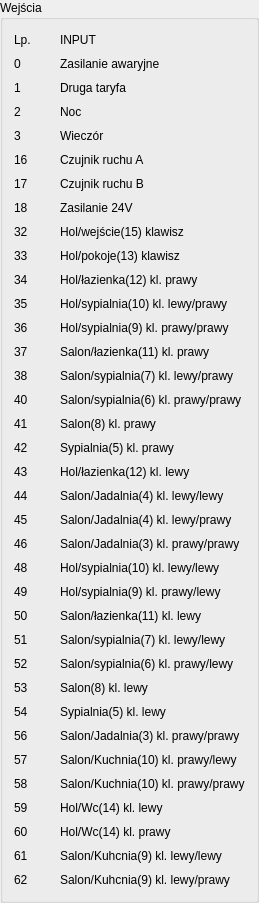
   <widget class="QGroupBox" name="groupBox_2">
    <property name="geometry">
     <rect>
      <x>175</x>
      <y>0</y>
      <width>259</width>
      <height>903</height>
     </rect>
    </property>
    <property name="maximumSize">
     <size>
      <width>260</width>
      <height>1020</height>
     </size>
    </property>
    <property name="title">
     <string>Wejścia</string>
    </property>
    <layout class="QGridLayout" name="gridLayout_2">
     <item row="28" column="0">
      <widget class="QLabel" name="label_65">
       <property name="text">
        <string>52</string>
       </property>
      </widget>
     </item>
     <item row="10" column="0">
      <widget class="QLabel" name="label_97">
       <property name="text">
        <string>34</string>
       </property>
      </widget>
     </item>
     <item row="26" column="0">
      <widget class="QLabel" name="label_106">
       <property name="text">
        <string>50</string>
       </property>
      </widget>
     </item>
     <item row="4" column="1">
      <widget class="QLabel" name="label_8">
       <property name="text">
        <string>Wieczór</string>
       </property>
      </widget>
     </item>
     <item row="17" column="0">
      <widget class="QLabel" name="label_69">
       <property name="text">
        <string>41</string>
       </property>
      </widget>
     </item>
     <item row="18" column="0">
      <widget class="QLabel" name="label_95">
       <property name="text">
        <string>42</string>
       </property>
      </widget>
     </item>
     <item row="20" column="0">
      <widget class="QLabel" name="label_66">
       <property name="text">
        <string>44</string>
       </property>
      </widget>
     </item>
     <item row="20" column="1">
      <widget class="QLabel" name="label_73">
       <property name="text">
        <string>Salon/Jadalnia(4) kl. lewy/lewy</string>
       </property>
      </widget>
     </item>
     <item row="25" column="0">
      <widget class="QLabel" name="label_83">
       <property name="text">
        <string>49</string>
       </property>
      </widget>
     </item>
     <item row="8" column="0">
      <widget class="QLabel" name="label_74">
       <property name="text">
        <string>32</string>
       </property>
      </widget>
     </item>
     <item row="12" column="1">
      <widget class="QLabel" name="label_121">
       <property name="text">
        <string>Hol/sypialnia(9) kl. prawy/prawy</string>
       </property>
      </widget>
     </item>
     <item row="22" column="0">
      <widget class="QLabel" name="label_87">
       <property name="text">
        <string>46</string>
       </property>
      </widget>
     </item>
     <item row="30" column="1">
      <widget class="QLabel" name="label_124">
       <property name="text">
        <string>Sypialnia(5) kl. lewy</string>
       </property>
      </widget>
     </item>
     <item row="21" column="0">
      <widget class="QLabel" name="label_93">
       <property name="text">
        <string>45</string>
       </property>
      </widget>
     </item>
     <item row="28" column="1">
      <widget class="QLabel" name="label_77">
       <property name="text">
        <string>Salon/sypialnia(6) kl. prawy/lewy</string>
       </property>
      </widget>
     </item>
     <item row="7" column="1">
      <widget class="QLabel" name="label_38">
       <property name="text">
        <string>Zasilanie 24V</string>
       </property>
      </widget>
     </item>
     <item row="36" column="1">
      <widget class="QLabel" name="label_102">
       <property name="text">
        <string>Salon/Kuhcnia(9) kl. lewy/lewy</string>
       </property>
      </widget>
     </item>
     <item row="34" column="0">
      <widget class="QLabel" name="label_109">
       <property name="text">
        <string>59</string>
       </property>
      </widget>
     </item>
     <item row="3" column="1">
      <widget class="QLabel" name="label_3">
       <property name="text">
        <string>Noc</string>
       </property>
      </widget>
     </item>
     <item row="33" column="0">
      <widget class="QLabel" name="label_86">
       <property name="text">
        <string>58</string>
       </property>
      </widget>
     </item>
     <item row="27" column="0">
      <widget class="QLabel" name="label_127">
       <property name="text">
        <string>51</string>
       </property>
      </widget>
     </item>
     <item row="0" column="1">
      <widget class="QLabel" name="input_2">
       <property name="text">
        <string>INPUT</string>
       </property>
      </widget>
     </item>
     <item row="8" column="1">
      <widget class="QLabel" name="label_79">
       <property name="text">
        <string>Hol/wejście(15) klawisz</string>
       </property>
      </widget>
     </item>
     <item row="34" column="1">
      <widget class="QLabel" name="label_112">
       <property name="text">
        <string>Hol/Wc(14) kl. lewy</string>
       </property>
      </widget>
     </item>
     <item row="16" column="0">
      <widget class="QLabel" name="label_115">
       <property name="text">
        <string>40</string>
       </property>
      </widget>
     </item>
     <item row="27" column="1">
      <widget class="QLabel" name="label_98">
       <property name="text">
        <string>Salon/sypialnia(7) kl. lewy/lewy</string>
       </property>
      </widget>
     </item>
     <item row="33" column="1">
      <widget class="QLabel" name="label_100">
       <property name="text">
        <string>Salon/Kuchnia(10) kl. prawy/prawy</string>
       </property>
      </widget>
     </item>
     <item row="22" column="1">
      <widget class="QLabel" name="label_101">
       <property name="text">
        <string>Salon/Jadalnia(3) kl. prawy/prawy</string>
       </property>
      </widget>
     </item>
     <item row="36" column="0">
      <widget class="QLabel" name="label_113">
       <property name="text">
        <string>61</string>
       </property>
      </widget>
     </item>
     <item row="6" column="0">
      <widget class="QLabel" name="label_35">
       <property name="text">
        <string>17</string>
       </property>
      </widget>
     </item>
     <item row="0" column="0">
      <widget class="QLabel" name="lp_2">
       <property name="text">
        <string>Lp.</string>
       </property>
      </widget>
     </item>
     <item row="16" column="1">
      <widget class="QLabel" name="label_123">
       <property name="text">
        <string>Salon/sypialnia(6) kl. prawy/prawy</string>
       </property>
      </widget>
     </item>
     <item row="5" column="1">
      <widget class="QLabel" name="label_34">
       <property name="text">
        <string>Czujnik ruchu A</string>
       </property>
      </widget>
     </item>
     <item row="11" column="0">
      <widget class="QLabel" name="label_96">
       <property name="text">
        <string>35</string>
       </property>
      </widget>
     </item>
     <item row="1" column="0">
      <widget class="QLabel" name="label">
       <property name="text">
        <string>0</string>
       </property>
      </widget>
     </item>
     <item row="4" column="0">
      <widget class="QLabel" name="label_7">
       <property name="text">
        <string>3</string>
       </property>
      </widget>
     </item>
     <item row="14" column="1">
      <widget class="QLabel" name="label_72">
       <property name="text">
        <string>Salon/sypialnia(7) kl. lewy/prawy</string>
       </property>
      </widget>
     </item>
     <item row="21" column="1">
      <widget class="QLabel" name="label_104">
       <property name="text">
        <string>Salon/Jadalnia(4) kl. lewy/prawy</string>
       </property>
      </widget>
     </item>
     <item row="11" column="1">
      <widget class="QLabel" name="label_81">
       <property name="text">
        <string>Hol/sypialnia(10) kl. lewy/prawy</string>
       </property>
      </widget>
     </item>
     <item row="2" column="0">
      <widget class="QLabel" name="label_5">
       <property name="text">
        <string>1</string>
       </property>
      </widget>
     </item>
     <item row="29" column="1">
      <widget class="QLabel" name="label_75">
       <property name="text">
        <string>Salon(8) kl. lewy</string>
       </property>
      </widget>
     </item>
     <item row="19" column="1">
      <widget class="QLabel" name="label_76">
       <property name="text">
        <string>Hol/łazienka(12) kl. lewy</string>
       </property>
      </widget>
     </item>
     <item row="25" column="1">
      <widget class="QLabel" name="label_71">
       <property name="text">
        <string>Hol/sypialnia(9) kl. prawy/lewy</string>
       </property>
      </widget>
     </item>
     <item row="7" column="0">
      <widget class="QLabel" name="label_37">
       <property name="text">
        <string>18</string>
       </property>
      </widget>
     </item>
     <item row="2" column="1">
      <widget class="QLabel" name="label_4">
       <property name="text">
        <string>Druga taryfa</string>
       </property>
      </widget>
     </item>
     <item row="32" column="0">
      <widget class="QLabel" name="label_88">
       <property name="text">
        <string>57</string>
       </property>
      </widget>
     </item>
     <item row="32" column="1">
      <widget class="QLabel" name="label_114">
       <property name="text">
        <string>Salon/Kuchnia(10) kl. prawy/lewy</string>
       </property>
      </widget>
     </item>
     <item row="37" column="0">
      <widget class="QLabel" name="label_107">
       <property name="text">
        <string>62</string>
       </property>
      </widget>
     </item>
     <item row="24" column="1">
      <widget class="QLabel" name="label_78">
       <property name="text">
        <string>Hol/sypialnia(10) kl. lewy/lewy</string>
       </property>
      </widget>
     </item>
     <item row="12" column="0">
      <widget class="QLabel" name="label_91">
       <property name="text">
        <string>36</string>
       </property>
      </widget>
     </item>
     <item row="14" column="0">
      <widget class="QLabel" name="label_108">
       <property name="text">
        <string>38</string>
       </property>
      </widget>
     </item>
     <item row="9" column="0">
      <widget class="QLabel" name="label_80">
       <property name="text">
        <string>33</string>
       </property>
      </widget>
     </item>
     <item row="5" column="0">
      <widget class="QLabel" name="label_33">
       <property name="text">
        <string>16</string>
       </property>
      </widget>
     </item>
     <item row="6" column="1">
      <widget class="QLabel" name="label_36">
       <property name="text">
        <string>Czujnik ruchu B</string>
       </property>
      </widget>
     </item>
     <item row="19" column="0">
      <widget class="QLabel" name="label_128">
       <property name="text">
        <string>43</string>
       </property>
      </widget>
     </item>
     <item row="30" column="0">
      <widget class="QLabel" name="label_119">
       <property name="text">
        <string>54</string>
       </property>
      </widget>
     </item>
     <item row="13" column="0">
      <widget class="QLabel" name="label_120">
       <property name="text">
        <string>37</string>
       </property>
      </widget>
     </item>
     <item row="1" column="1">
      <widget class="QLabel" name="label_2">
       <property name="text">
        <string>Zasilanie awaryjne</string>
       </property>
      </widget>
     </item>
     <item row="31" column="1">
      <widget class="QLabel" name="label_90">
       <property name="text">
        <string>Salon/Jadalnia(3) kl. prawy/prawy</string>
       </property>
      </widget>
     </item>
     <item row="17" column="1">
      <widget class="QLabel" name="label_110">
       <property name="text">
        <string>Salon(8) kl. prawy</string>
       </property>
      </widget>
     </item>
     <item row="35" column="1">
      <widget class="QLabel" name="label_99">
       <property name="text">
        <string>Hol/Wc(14) kl. prawy</string>
       </property>
      </widget>
     </item>
     <item row="9" column="1">
      <widget class="QLabel" name="label_111">
       <property name="text">
        <string>Hol/pokoje(13) klawisz</string>
       </property>
      </widget>
     </item>
     <item row="18" column="1">
      <widget class="QLabel" name="label_67">
       <property name="text">
        <string>Sypialnia(5) kl. prawy</string>
       </property>
      </widget>
     </item>
     <item row="3" column="0">
      <widget class="QLabel" name="label_6">
       <property name="text">
        <string>2</string>
       </property>
      </widget>
     </item>
     <item row="10" column="1">
      <widget class="QLabel" name="label_122">
       <property name="text">
        <string>Hol/łazienka(12) kl. prawy</string>
       </property>
      </widget>
     </item>
     <item row="13" column="1">
      <widget class="QLabel" name="label_82">
       <property name="text">
        <string>Salon/łazienka(11) kl. prawy</string>
       </property>
      </widget>
     </item>
     <item row="24" column="0">
      <widget class="QLabel" name="label_103">
       <property name="text">
        <string>48</string>
       </property>
      </widget>
     </item>
     <item row="35" column="0">
      <widget class="QLabel" name="label_105">
       <property name="text">
        <string>60</string>
       </property>
      </widget>
     </item>
     <item row="31" column="0">
      <widget class="QLabel" name="label_92">
       <property name="text">
        <string>56</string>
       </property>
      </widget>
     </item>
     <item row="37" column="1">
      <widget class="QLabel" name="label_94">
       <property name="text">
        <string>Salon/Kuhcnia(9) kl. lewy/prawy</string>
       </property>
      </widget>
     </item>
     <item row="29" column="0">
      <widget class="QLabel" name="label_84">
       <property name="text">
        <string>53</string>
       </property>
      </widget>
     </item>
     <item row="26" column="1">
      <widget class="QLabel" name="label_126">
       <property name="text">
        <string>Salon/łazienka(11) kl. lewy</string>
       </property>
      </widget>
     </item>
    </layout>
   </widget>
